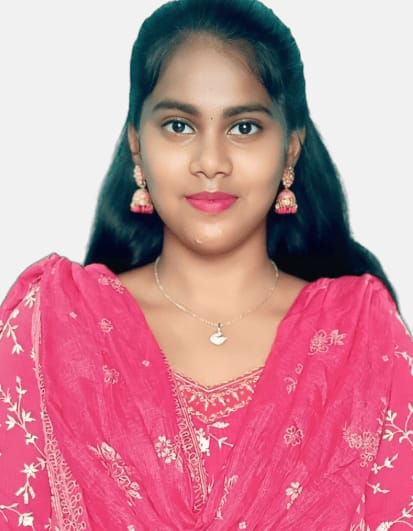
#> input picture WhatsApp Image 2026-10-17 at 3.09.40 PM.jpeg, 413 x 531 px, found by its file name
$ jupyter execute --allow-errors main_sunglass.ipynb
#> lines starting #> are read from the running program, lines starting #| are printed output that depends on the picture
#  Sturdy-Octo-Disco-Adding-Sunglasses-for-a-Cool-New-Look

## NAME: DEVI S

## REG NO:  212225100008

[cell 1]
import cv2
import numpy as np
import matplotlib.pyplot as plt

[cell 2]
# Load the Face Image
faceImage = cv2.imread(r"C:\Users\sdhan\Downloads\WhatsApp Image 2026-10-17 at 3.09.40 PM.jpeg")
#> faceImage is the input picture: shape (531, 413, 3); mean B, G, R 150.2, 136.4, 201.7
plt.imshow(faceImage[:,:,::-1]);plt.title("Face")

[cell 3]
faceImage.shape
#> Out = (531, 413, 3)

[cell 4]
#resized_faceImage.shape
faceImage.shape
#> Out = (531, 413, 3)

[cell 5]
# Load the Sunglass image with Alpha channel
# (http://pluspng.com/sunglass-png-1104.html)
glassPNG = cv2.imread(r"C:\iv\sunglass.jpg",-1)
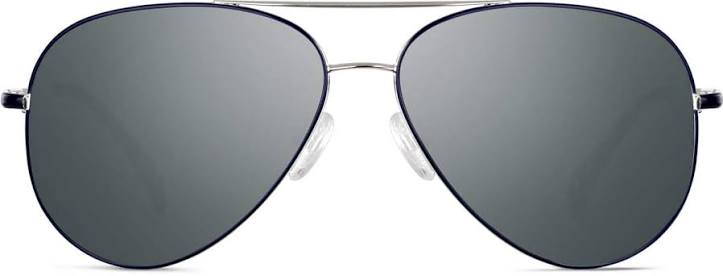
#> input picture sunglass.jpg, 723 x 276 px, found by its file name
#> glassPNG is the input picture: shape (276, 723, 3); mean B, G, R 166.9, 164.2, 160.4
plt.imshow(glassPNG[:,:,::-1]);plt.title("glassPNG")

[cell 6]
# Resize the image to fit over the eye region
glassPNG = cv2.resize(glassPNG,(210,80))
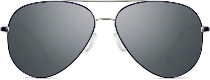
#> glassPNG: shape (80, 210, 3); mean B, G, R 166.9, 164.1, 160.3
print("image Dimension ={}".format(glassPNG.shape))
#| image Dimension =(80, 210, 3)
